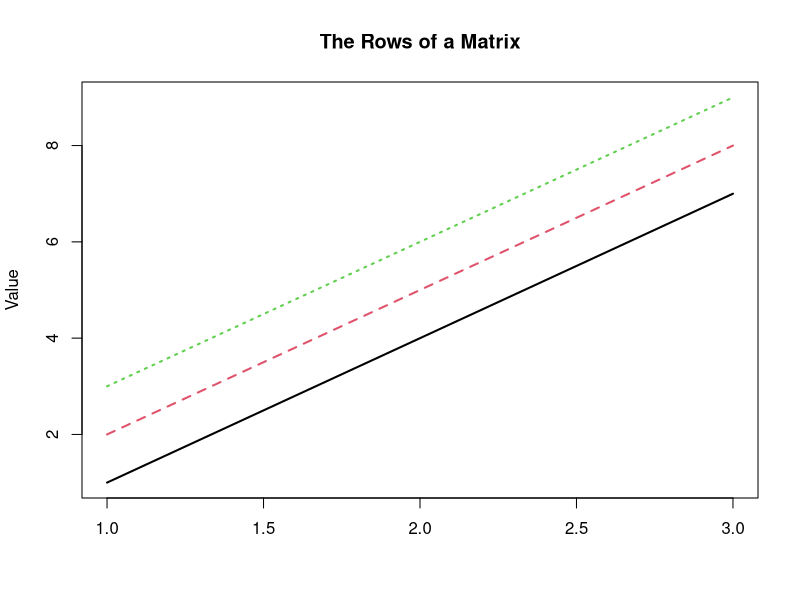
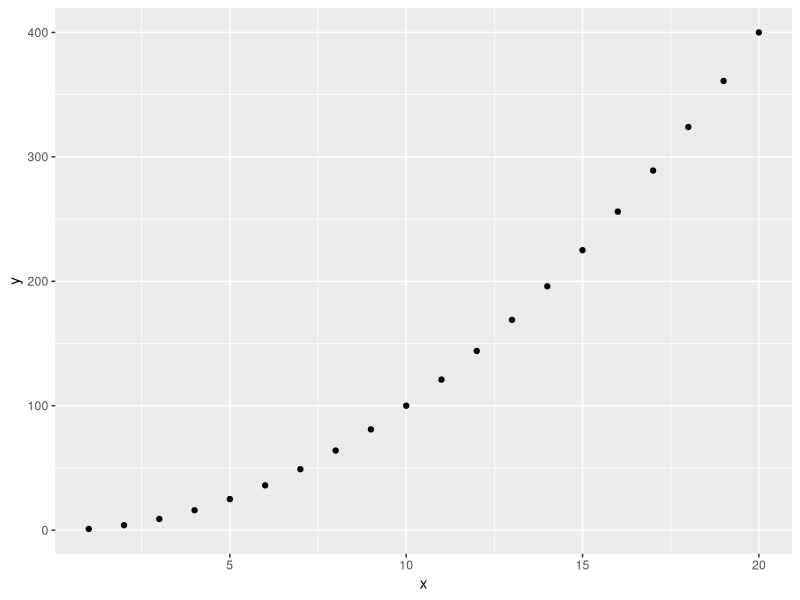
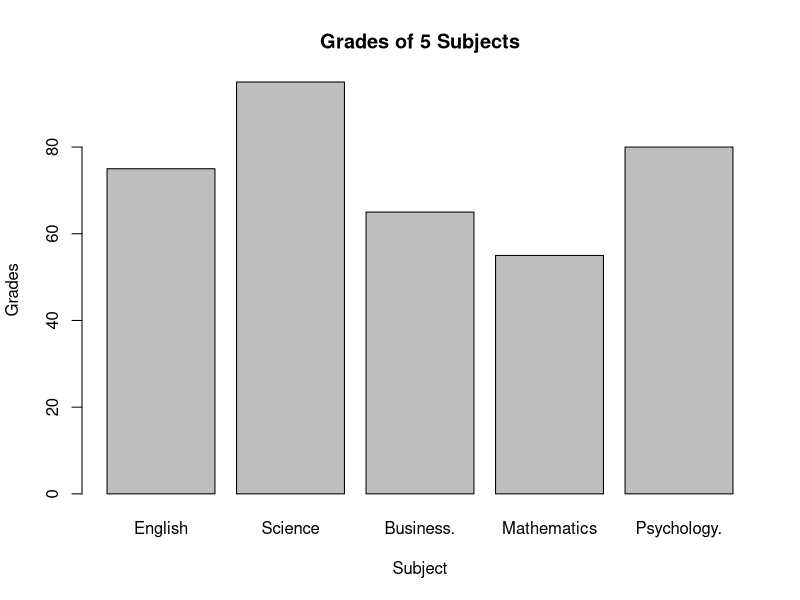

Source code (R) for these figures, in order:
# Imagine the following scenario: You are a data analyst at an organisation. You have been given a data set and asked to 
# create a meaningful data visualisation using this data. Using the ggplotin-built data sets in RStudio and the qplot function, 
# get your creative juices flowing and create a meaningful and impactful data visualisation using your preferred data set.

# 1. Write an R program to create three vectors a, b, c with 5 integers. Combine the three vectors to become a 3×5 matrix 
# where each column represents a vector. Print the content of the matrix. Plot a graph and label correctly.

a<-c(1,2,3)
b<-c(4,5,6)
c<-c(7,8,9)
m<-cbind(a,b,c)
print(m)

matplot(t(m),
        type = "l",
        lwd = 2,
        main="The Rows of a Matrix",
        ylab="Value")

# 2. Write a R program to create a Data frames which contain details of 5 employees and display the details. 
# (Name, Age, Role and Length of service).

employee.data <- data.frame(
  employee_id = c (1:5), 
  employee_name = c("Charlie","Harry","Laura","Eloise","Simon"),
  age = c(30,28,40,48,27),
  role = c("business analyst", "sales executive", "CEO", "COO", "CFO"),
  length_of_service = (c(3, 5, 8, 4, 6)),
  stringsAsFactors = FALSE
)

print(employee.data) 

# 3. Import the GGPLOT 2 library and plot a graph using the qplot function. X axis is the sequence of 1:20 and the y axis 
# is the x ^ 2. Label the graph appropriately. install.packages("ggplot2", dependencies = TRUE)

# Import Libraries
library(ggplot2)

x <- c(1:20)
print(x)

y <- x^2
print(y)

qplot(x, y)

# 4. Create a simple bar plot of five subjects

Grades = c(75, 95, 65, 55, 80)
barplot(Grades,
        main = "Grades of 5 Subjects",
        xlab = "Subject",
        ylab = "Grades",
        names.arg = c("English", "Science", "Business.", "Mathematics", "Psychology."),
        col = "gray",
        horiz = FALSE)

# 1. Write a R program to take input from the user (name and age) and display the values.

name = readline(prompt="Input your name: ")
age =  readline(prompt="Input your age: ")
print(paste("My name is",name, "and I am",age ,"years old."))

# 2. Write a R program to create a sequence of numbers from 20 to 50 and find the mean of numbers from 20 to 50 and sum of
# numbers.

print(seq(20,50))
print(mean(20:50))
print(sum(20:50))

# 3. Write a R program to create a vector which contains 10 random integer values between -50 and +50

x = sample(-50:50, 10)
print(x)
